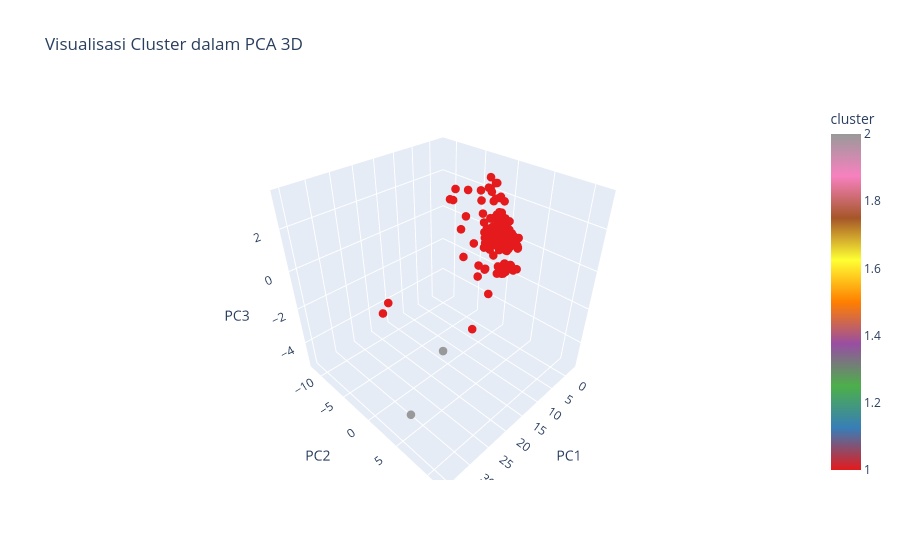

Notebook code cell kept with this figure:
### Code cell
import plotly.express as px
from sklearn.decomposition import PCA

# ==========================================================
# PCA 3D
# ==========================================================

pca = PCA(n_components=3)

pca_result = pca.fit_transform(
    df_kmeans[kolom_numerik]
)

df_pca = pd.DataFrame(
    pca_result,
    columns=['PC1', 'PC2', 'PC3']
)

df_pca['cluster'] = df_kmeans['cluster'].values

df_pca['nama_kabupaten_kota'] = (
    df_kmeans['nama_kabupaten_kota'].values
)

df_pca['tahun'] = df_kmeans['tahun'].values

# ==========================================================
# VISUALISASI PCA 3D INTERAKTIF
# ==========================================================

fig = px.scatter_3d(
    df_pca,
    x='PC1',
    y='PC2',
    z='PC3',
    color='cluster',
    color_continuous_scale=px.colors.qualitative.Set1,
    hover_name='nama_kabupaten_kota',
    hover_data=['tahun'],
    title='Visualisasi Cluster dalam PCA 3D'
)

fig.update_traces(
    marker=dict(size=5)
)

fig.update_layout(
    scene=dict(
        xaxis_title='PC1',
        yaxis_title='PC2',
        zaxis_title='PC3'
    )
)

fig.show()

### Figure 1 — Plotly figure (JSON) as saved in the notebook; plotly's stock layout.template omitted (floating-point values rounded to 4 significant figures; data arrays with more than 128 entries replaced by an {"elided": "..."} marker saying what was removed)
{"data": [{"customdata": {"elided": "266x1 int values"}, "hovertemplate": "<b>%{hovertext}</b><br><br>PC1=%{x}<br>PC2=%{y}<br>PC3=%{z}<br>tahun=%{customdata[0]}<br>cluster=%{marker.color}<extra></extra>", "hovertext": {"elided": "266 str values"}, "legendgroup": "", "marker": {"color": {"elided": "266 int values"}, "coloraxis": "coloraxis", "size": 5, "symbol": "circle"}, "mode": "markers", "name": "", "scene": "scene", "showlegend": false, "type": "scatter3d", "x": {"elided": "266 float values"}, "y": {"elided": "266 float values"}, "z": {"elided": "266 float values"}}], "layout": {"coloraxis": {"autocolorscale": false, "colorbar": {"title": {"text": "cluster"}}, "colorscale": [[0, "rgb(228,26,28)"], [0.125, "rgb(55,126,184)"], [0.25, "rgb(77,175,74)"], [0.375, "rgb(152,78,163)"], [0.5, "rgb(255,127,0)"], [0.625, "rgb(255,255,51)"], [0.75, "rgb(166,86,40)"], [0.875, "rgb(247,129,191)"], [1, "rgb(153,153,153)"]]}, "legend": {"tracegroupgap": 0}, "scene": {"domain": {"x": [0, 1], "y": [0, 1]}, "xaxis": {"title": {"text": "PC1"}}, "yaxis": {"title": {"text": "PC2"}}, "zaxis": {"title": {"text": "PC3"}}}, "title": {"text": "Visualisasi Cluster dalam PCA 3D"}}}
